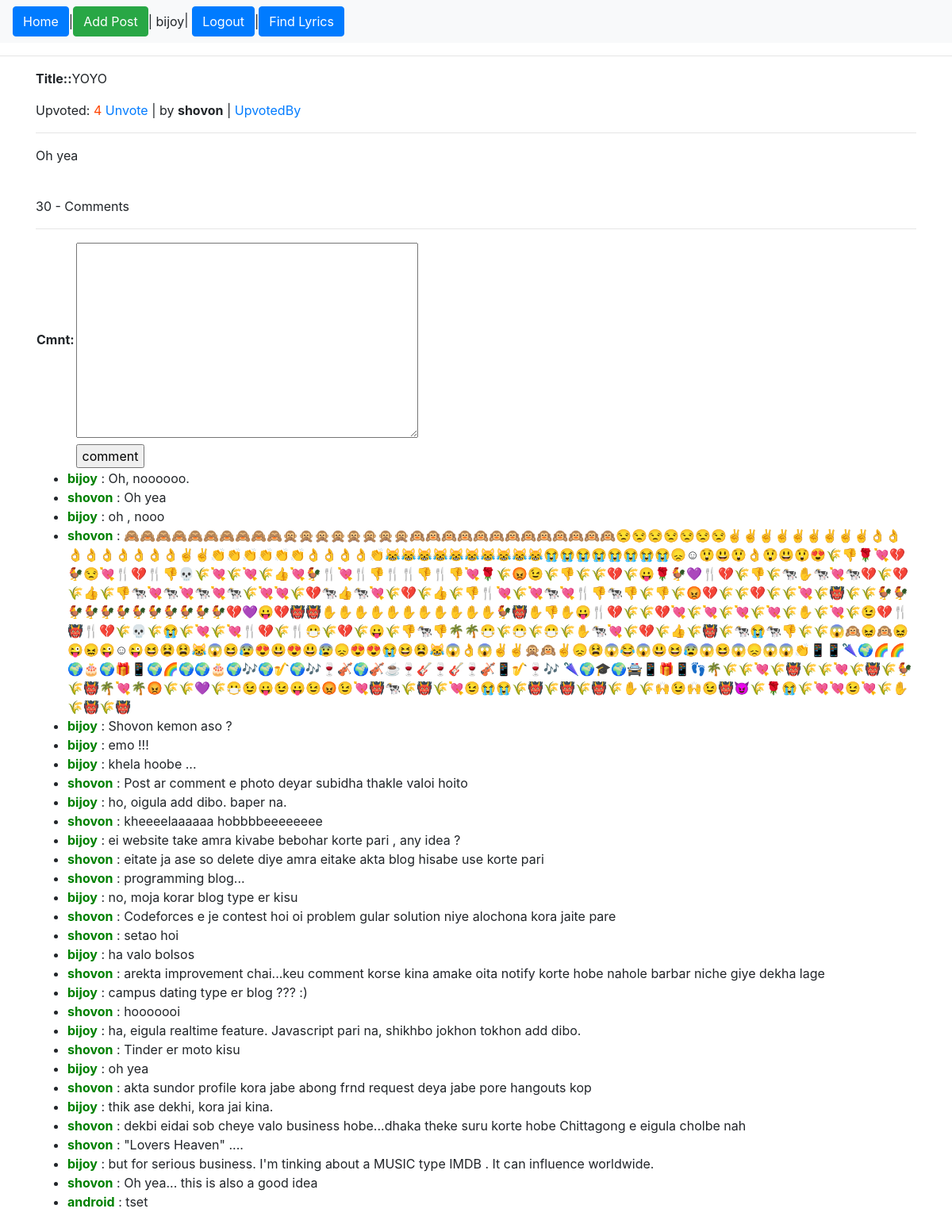
Screenshot of /post/19/ (signed in) with the database file from the repository.
### playground/models.py (models this page shows)
class Post(models.Model):
	title = models.CharField(max_length=200)
	content = models.TextField()
	author = models.ForeignKey(User, on_delete=models.CASCADE)

class Comment(models.Model):
	cmnt = models.TextField()
	user = models.ForeignKey(User, on_delete = models.CASCADE, default=1)
	post = models.ForeignKey(Post, on_delete = models.CASCADE, default=1)

### playground/views.py (the view)
# urls.py: path('post/<int:post_id>/', views.post_details, name='post_details'),
@login_required
def post_details(request, post_id):
	p = get_object_or_404(Post, id=post_id)
	upvotes = Upvote.objects.filter(post=p).count()
	can_up = True
	if not request.user.is_anonymous:
		can_up = not p.upvote_set.filter(user=request.user).count()
	if request.method == 'POST':
		form = CommentForm(request.POST)
		if form.is_valid():
			r = form.save(commit=False)
			r.user = request.user
			r.post = get_object_or_404(Post, id=post_id)
			r.save()
			return redirect(reverse('post_details', kwargs={'post_id': post_id}))
	else:
		form = CommentForm()
	resp2 = render(request, 'playground/post_details.html',
		{'post': p, 'upvotes':upvotes, 'can_up': can_up, 'form': form}
	)
	return resp2

### playground/forms.py
class CommentForm(forms.ModelForm):
	class Meta:
		model = Comment
		fields = ('cmnt',)

### playground/templates/playground/post_details.html
{% extends "playground/base.html" %}
{% block content %}
<div>
	<p><b>Title::</b>{{ post.title }}</p>
	<p>
		{% if can_up %}
		<a href="{% url 'upvote' post.id %}">Upvote</a>: {{ upvotes }}
		{% else %}
		Upvoted: <span style="color: rgb(255, 69, 0)">{{ upvotes }}
		<a href="{% url 'unvote' post.id %}">Unvote</a>
		</span>
		{% endif %}
		| by <b>{{ post.author }}</b> |
		<a href="{% url 'upvoted_by' post.id %}">UpvotedBy</a>
	</p>
	<hr>
	<p>{{ post.content|safe }}</p>
</div>
<br>
<div>
	<p>{{ post.comment_set.all.count }} - Comments</p>
	<hr>
	<div>
		<div>
			<form method="post">{% csrf_token %}
				<table>
					{{ form.as_table }}
					<tr>
						<td></td>
						<td><input type="submit" value="comment"></td>
					</tr>
				</table>
			</form>
		</div>
		<ul>
			{% for comment in post.comment_set.all %}
				<li>
					<b style="color: green">{{ comment.user }}</b> : {{ comment.cmnt }}
				</li>
			{% endfor %}
		</ul>
	</div>
</div>
{% endblock %}

### playground/templates/playground/base.html (shortened to what this page needs)
<!doctype html>
<html lang="en">
  <head>
    <link rel="stylesheet" href="https://stackpath.bootstrapcdn.com/bootstrap/4.1.1/css/bootstrap.min.css">
</head>
<body>
	<div>
		<nav class="navbar navbar-expand-lg navbar-light bg-light">
			<a href="/"><button class="btn btn-primary">Home</button></a> |
			<a href="{% url 'addPost' %}" class="btn btn-success">Add Post</a>
			{% if request.user.is_authenticated %}
				<span> | {{ request.user }}</span>
				<span>| <a href="{% url 'logout' %}" class="btn btn-primary">Logout</a></span>
			{% else %}
			 | <a href="{% url 'login' %}" class="btn btn-primary">Login</a> |
			 <a href="{% url 'signup' %}" class="btn btn-primary">SignUp</a>
			{% endif %} |
			<a href="{% url 'find_lyrics' %}" class="btn btn-primary">Find Lyrics</a>
		</nav>
	</div>
	<hr>
	<div class="container">
		{% block content %} {% endblock %}
	</div>
</body>
</html>

### rows the page displays
Post: title "YOYO", author "shovon", content "Oh yea", comment_set.all.count "30"
Comment: user "bijoy", cmnt "Oh, noooooo."
Comment: user "shovon", cmnt "Oh yea"
Comment: user "bijoy", cmnt "oh , nooo"
Comment: user "shovon", cmnt "🙈🙈🙈🙈🙈🙈🙈🙈🙈🙈🙊🙊🙊🙊🙊🙊🙊🙊🙉🙉🙉🙉🙉🙉🙉🙉🙉🙉🙉🙉🙉😒😒😒😒😒😒😒✌✌✌✌✌✌✌✌✌👌👌👌👌👌👌👌👌👌✌✌👏👏👏👏👏👏👌👌👌👌👏😹😹😹😹😹😹😹😹😹😹😭😭😭😭😭😭😭😭😞☺😲😃😲👌😲😃😲😍🌾👎🌹💘💔🐓😒💘🍴💔🍴👎💀🌾💘🌾💘🌾👍💘🐓🍴💘🍴👎🍴🍴👎🍴👎💘🌹🌾😡😉🌾👎🌾🌾💔🌾😛🌹🐓💜🍴💔🌾👎🌾🐄✋🐄💘🐄💔🌾💔🌾👍🌾👎🐄💘🐄💘🐄💘🐄🌾💘💘🌾💔🐄👍🐄💘🌾💔🌾👍🌾👎🍴💘🌾💘🐄💘🍴👎🐄👎🌾👎🌾😡💔🌾🌾💔🌾🌾💘🌾👹🌾🌾🐓🐓🐓🐓🐓🐓🐓🐓🐓🐓🐓🐓💔💜😛💔👹👹✋✋✋✋✋✋✋✋✋✋✋🐓👹✋👎✋😛🍴💔🌾🌾💔💘🌾💘🌾💘🌾💘🌾✋🌾💘🌾😉💔🍴👹🍴💔🌾💀🌾😭🌾💘🌾💘🍴💔🌾🍴😷🌾💔🌾😛🌾👎🐄👎🌴🌴😷🌾😷🌾😷🌾✋🐄💘🌾💔🌾👍🌾👹🌾🐄😭🐄👎🌾🌾😱🙉😖🙉😖😜😖😜☺😜😆😫😫😹😱😆😰😍😃😍😃😰😞😍😍😭😆😫😹😱👌😱✌✌🙊🙉✌😞😫😱😂😱😃😆😰😱😆😱😞😱😱👏📱📱🌂🌍🌈🌈🌍🎂🌍🎁📱🌍🌈🌍🌍🎂🌍🎶🌍🎷🌍🎶🍷🎻🌍🎻☕🍷🎸🍷🎸🍷🎻📱🎷🍷🎶 🌂🌍🎓🌍🚔📱🎁📱👣🌴🌾🌾💘🌾👹🌾🌾💘🌾👹🌾🐓🌾👹🌴💘🌴😡🌾🌾💜🌾😷😉😛😉😛😉😡😉💘👹🐄🌾👹🌾💘😉😭😭🌾👹🌾👹🌾👹🌾✋🌾🙌😉🙌😉👹😈🌾🌹😭🌾💘💘😉💘🌾✋🌾👹🌾👹"
Comment: user "bijoy", cmnt "Shovon kemon aso ?"
Comment: user "bijoy", cmnt "emo !!!"
Comment: user "bijoy", cmnt "khela hoobe ..."
Comment: user "shovon", cmnt "Post ar comment e photo deyar subidha thakle valoi hoito"
Comment: user "bijoy", cmnt "ho, oigula add dibo. baper na."
Comment: user "shovon", cmnt "kheeeelaaaaaa hobbbbeeeeeeee"
Comment: user "bijoy", cmnt "ei website take amra kivabe bebohar korte pari , any idea ?"
Comment: user "shovon", cmnt "eitate ja ase so delete diye amra eitake akta blog hisabe use korte pari"
Comment: user "shovon", cmnt "programming blog..."
Comment: user "bijoy", cmnt "no, moja korar blog type er kisu"
Comment: user "shovon", cmnt "Codeforces e je contest hoi oi problem gular solution niye alochona kora jaite pare"
Comment: user "shovon", cmnt "setao hoi"
Comment: user "bijoy", cmnt "ha valo bolsos"
Comment: user "shovon", cmnt "arekta improvement chai...keu comment korse kina amake oita notify korte hobe nahole barbar niche giye dekha lage"
Comment: user "bijoy", cmnt "campus dating type er blog ??? :)"
Comment: user "shovon", cmnt "hooooooi"
Comment: user "bijoy", cmnt "ha, eigula realtime feature. Javascript pari na, shikhbo jokhon tokhon add dibo."
Comment: user "shovon", cmnt "Tinder er moto kisu"
Comment: user "bijoy", cmnt "oh yea"
Comment: user "shovon", cmnt "akta sundor profile kora jabe abong frnd request deya jabe pore hangouts kop"
Comment: user "bijoy", cmnt "thik ase dekhi, kora jai kina."
Comment: user "shovon", cmnt "dekbi eidai sob cheye valo business hobe...dhaka theke suru korte hobe Chittagong e eigula cholbe nah"
Comment: user "shovon", cmnt "\"Lovers Heaven\" ...."
Comment: user "bijoy", cmnt "but for serious business. I'm tinking about a MUSIC type IMDB . It can influence worldwide."
Comment: user "shovon", cmnt "Oh yea... this is also a good idea"
Comment: user "android", cmnt "tset"

### other values shown
{{ request.user }} "bijoy"
{{ upvotes }} "4"
